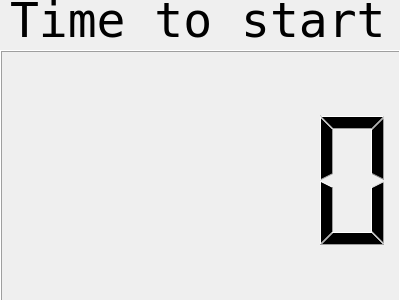
<?xml version="1.0" encoding="UTF-8"?>
<ui version="4.0">
 <class>CWaitWindow</class>
 <widget class="QDialog" name="CWaitWindow">
  <property name="geometry">
   <rect>
    <x>0</x>
    <y>0</y>
    <width>400</width>
    <height>300</height>
   </rect>
  </property>
  <property name="minimumSize">
   <size>
    <width>400</width>
    <height>300</height>
   </size>
  </property>
  <property name="maximumSize">
   <size>
    <width>400</width>
    <height>300</height>
   </size>
  </property>
  <property name="windowTitle">
   <string>Dialog</string>
  </property>
  <widget class="QLCDNumber" name="lcdNumber">
   <property name="enabled">
    <bool>true</bool>
   </property>
   <property name="geometry">
    <rect>
     <x>0</x>
     <y>50</y>
     <width>401</width>
     <height>261</height>
    </rect>
   </property>
  </widget>
  <widget class="QLabel" name="label">
   <property name="geometry">
    <rect>
     <x>10</x>
     <y>0</y>
     <width>381</width>
     <height>41</height>
    </rect>
   </property>
   <property name="font">
    <font>
     <family>Andale Mono</family>
     <pointsize>36</pointsize>
    </font>
   </property>
   <property name="text">
    <string>Time to start</string>
   </property>
  </widget>
 </widget>
 <resources/>
 <connections/>
</ui>
